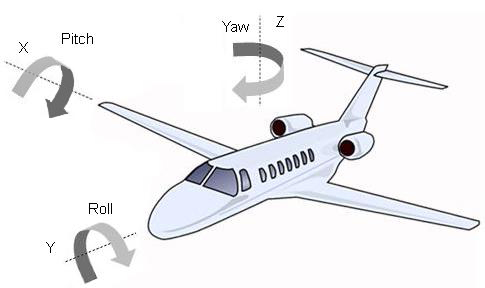
#> input picture rmuast_s17_module_5/hand-in/images/pitch-roll-yaw-gyro.jpg, 485 x 288 px, given in place of the camera
$ python HSV_picker.py
#> lines starting #> are read from the running program, lines starting #| are printed output that depends on the picture; after the words box and inside, x2 and y2 are one past the last pixel; in counts of white or black regions, pixels touching at a corner belong together
#> further down, cam is the input picture: shape (288, 485, 3); mean B, G, R 242.8, 240.8, 241
import cv2
import numpy as np
import sys


def nothing(x):
    """Empty function needed for the cv2.createTrackbar"""
    pass


def HSV(img):
    # create trackbars for color change
    cv2.namedWindow('image')
    # Hue is from 0-179 for Opencv
    # Saturation and Value are from 0-255
    cv2.createTrackbar('HMin', 'image', 0, 179, nothing)
#> slider 'HMin' is set to 35
    cv2.createTrackbar('SMin', 'image', 0, 255, nothing)
#> slider 'SMin' is set to 51
    cv2.createTrackbar('VMin', 'image', 0, 255, nothing)
#> slider 'VMin' is set to 51
    cv2.createTrackbar('HMax', 'image', 0, 179, nothing)
#> slider 'HMax' is set to 179
    cv2.createTrackbar('SMax', 'image', 0, 255, nothing)
#> slider 'SMax' is set to 255
    cv2.createTrackbar('VMax', 'image', 0, 255, nothing)
#> slider 'VMax' is set to 255

    # Set default value for MAX HSV trackbars.
    cv2.setTrackbarPos('HMax', 'image', 179)
    cv2.setTrackbarPos('SMax', 'image', 255)
    cv2.setTrackbarPos('VMax', 'image', 255)

    # Initialize to check if HSV min/max value changes
    hMin = sMin = vMin = hMax = sMax = vMax = 0
    phMin = psMin = pvMin = phMax = psMax = pvMax = 0

    # Output Image to display
    output = img
    while(1):

        # get current positions of all trackbars
        hMin = cv2.getTrackbarPos('HMin', 'image')
        sMin = cv2.getTrackbarPos('SMin', 'image')
        vMin = cv2.getTrackbarPos('VMin', 'image')

        hMax = cv2.getTrackbarPos('HMax', 'image')
        sMax = cv2.getTrackbarPos('SMax', 'image')
        vMax = cv2.getTrackbarPos('VMax', 'image')

        # Set minimum and max HSV values to display
        lower = np.array([hMin, sMin, vMin])
        upper = np.array([hMax, sMax, vMax])

        # Create HSV Image and threshold into a range.
        hsv = cv2.cvtColor(img, cv2.COLOR_BGR2HSV)
#> hsv: shape (288, 485, 3); mean H, S, V 82.1, 4.6, 243.4
        mask = cv2.inRange(hsv, lower, upper)
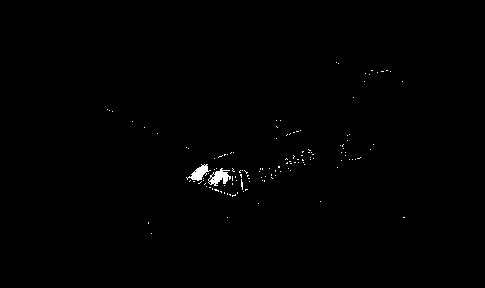
#> mask: shape (288, 485); 0.46% white; 131 white regions (129 under 20 px), largest, box (x1, y1, x2, y2) and area: (208, 168, 231, 186) 212, (186, 164, 211, 181) 182
        output = cv2.bitwise_and(img, img, mask=mask)

        # Print if there is a change in HSV value
        if((phMin != hMin) | (psMin != sMin) | (pvMin != vMin) | (phMax != hMax) | (psMax != sMax) | (pvMax != vMax)):
            print("(hMin = %d , sMin = %d, vMin = %d), (hMax = %d , sMax = %d, vMax = %d)" % (
                hMin, sMin, vMin, hMax, sMax, vMax))
            phMin = hMin
            psMin = sMin
            pvMin = vMin
            phMax = hMax
            psMax = sMax
            pvMax = vMax

        # Display output image
        cv2.imshow('image', output)

        # Wait for 33 milliseconds: 30FPS
        k = cv2.waitKey(33) & 0xFF
#> (key Esc is pressed here)
        if k == 27:
            break
    cv2.destroyAllWindows()

    # show the images
    cv2.imshow("HSV", np.hstack([hsv, output]))
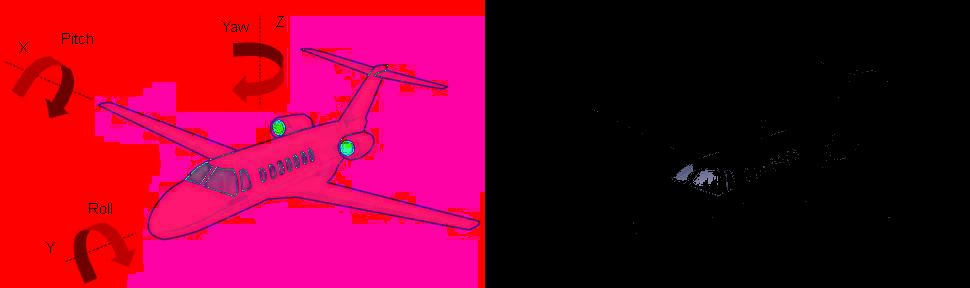
#> window 'HSV': shape (288, 970, 3); mean B, G, R 41.3, 2.5, 121.9
    cv2.waitKey(0)


camera = cv2.VideoCapture(0)
frame, cam = camera.read()
cv2.imwrite("test.png", cam)
# Create a black image, a window
img = cv2.imread('test.png')
HSV(img)
